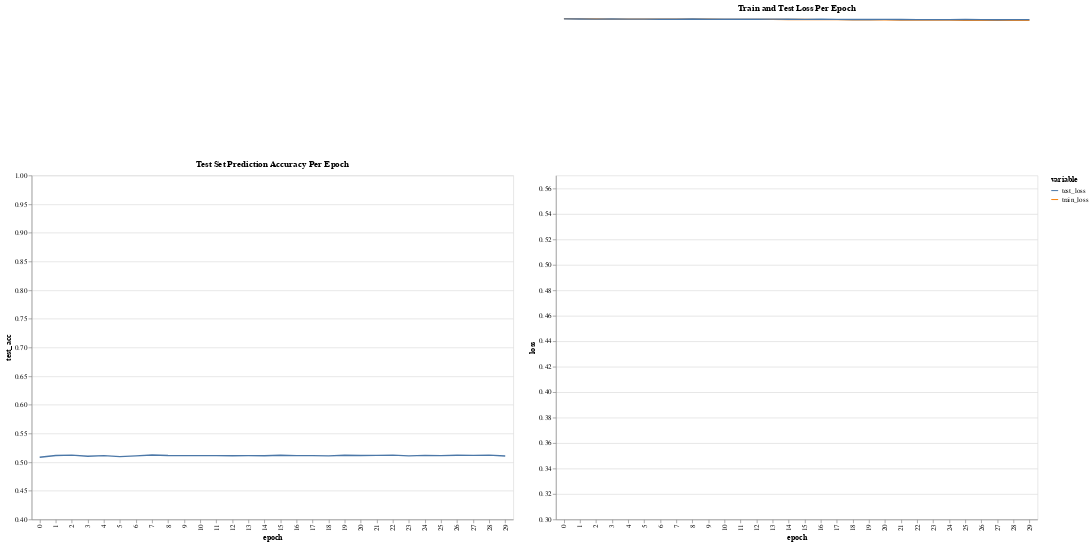

The notebook cell this image was saved under:
### Code cell
make_loss_plot(training_stats_nucleotides)

### Figure 1 — Vega specification as saved in the notebook (floating-point values rounded to 4 significant figures)
{"$schema": "https://vega.github.io/schema/vega/v5.json", "data": [{"name": "source_0", "values": [{"epoch": 0, "test_acc": 0.5084}, {"epoch": 1, "test_acc": 0.5116}, {"epoch": 2, "test_acc": 0.5122}, {"epoch": 3, "test_acc": 0.5102}, {"epoch": 4, "test_acc": 0.5113}, {"epoch": 5, "test_acc": 0.5096}, {"epoch": 6, "test_acc": 0.5109}, {"epoch": 7, "test_acc": 0.5123}, {"epoch": 8, "test_acc": 0.5114}, {"epoch": 9, "test_acc": 0.5114}, {"epoch": 10, "test_acc": 0.5112}, {"epoch": 11, "test_acc": 0.5113}, {"epoch": 12, "test_acc": 0.5111}, {"epoch": 13, "test_acc": 0.5114}, {"epoch": 14, "test_acc": 0.511}, {"epoch": 15, "test_acc": 0.5119}, {"epoch": 16, "test_acc": 0.5114}, {"epoch": 17, "test_acc": 0.5113}, {"epoch": 18, "test_acc": 0.5109}, {"epoch": 19, "test_acc": 0.512}, {"epoch": 20, "test_acc": 0.5115}, {"epoch": 21, "test_acc": 0.5118}, {"epoch": 22, "test_acc": 0.5121}, {"epoch": 23, "test_acc": 0.511}, {"epoch": 24, "test_acc": 0.5117}, {"epoch": 25, "test_acc": 0.5113}, {"epoch": 26, "test_acc": 0.512}, {"epoch": 27, "test_acc": 0.5118}, {"epoch": 28, "test_acc": 0.5122}, {"epoch": 29, "test_acc": 0.5106}]}, {"name": "source_1", "values": [{"epoch": 0, "variable": "train_loss", "loss": 0.6931}, {"epoch": 1, "variable": "train_loss", "loss": 0.6929}, {"epoch": 2, "variable": "train_loss", "loss": 0.6928}, {"epoch": 3, "variable": "train_loss", "loss": 0.6927}, {"epoch": 4, "variable": "train_loss", "loss": 0.6927}, {"epoch": 5, "variable": "train_loss", "loss": 0.6927}, {"epoch": 6, "variable": "train_loss", "loss": 0.6926}, {"epoch": 7, "variable": "train_loss", "loss": 0.6926}, {"epoch": 8, "variable": "train_loss", "loss": 0.6926}, {"epoch": 9, "variable": "train_loss", "loss": 0.6925}, {"epoch": 10, "variable": "train_loss", "loss": 0.6925}, {"epoch": 11, "variable": "train_loss", "loss": 0.6925}, {"epoch": 12, "variable": "train_loss", "loss": 0.6925}, {"epoch": 13, "variable": "train_loss", "loss": 0.6924}, {"epoch": 14, "variable": "train_loss", "loss": 0.6924}, {"epoch": 15, "variable": "train_loss", "loss": 0.6924}, {"epoch": 16, "variable": "train_loss", "loss": 0.6923}, {"epoch": 17, "variable": "train_loss", "loss": 0.6923}, {"epoch": 18, "variable": "train_loss", "loss": 0.6922}, {"epoch": 19, "variable": "train_loss", "loss": 0.6921}, {"epoch": 20, "variable": "train_loss", "loss": 0.6921}, {"epoch": 21, "variable": "train_loss", "loss": 0.692}, {"epoch": 22, "variable": "train_loss", "loss": 0.6919}, {"epoch": 23, "variable": "train_loss", "loss": 0.6919}, {"epoch": 24, "variable": "train_loss", "loss": 0.6919}, {"epoch": 25, "variable": "train_loss", "loss": 0.6918}, {"epoch": 26, "variable": "train_loss", "loss": 0.6918}, {"epoch": 27, "variable": "train_loss", "loss": 0.6918}, {"epoch": 28, "variable": "train_loss", "loss": 0.6917}, {"epoch": 29, "variable": "train_loss", "loss": 0.6917}, {"epoch": 0, "variable": "test_loss", "loss": 0.6929}, {"epoch": 1, "variable": "test_loss", "loss": 0.6928}, {"epoch": 2, "variable": "test_loss", "loss": 0.6927}, {"epoch": 3, "variable": "test_loss", "loss": 0.6927}, {"epoch": 4, "variable": "test_loss", "loss": 0.6927}, {"epoch": 5, "variable": "test_loss", "loss": 0.6927}, {"epoch": 6, "variable": "test_loss", "loss": 0.6926}, {"epoch": 7, "variable": "test_loss", "loss": 0.6926}, {"epoch": 8, "variable": "test_loss", "loss": 0.6928}, {"epoch": 9, "variable": "test_loss", "loss": 0.6926}, {"epoch": 10, "variable": "test_loss", "loss": 0.6926}, {"epoch": 11, "variable": "test_loss", "loss": 0.6926}, {"epoch": 12, "variable": "test_loss", "loss": 0.6926}, {"epoch": 13, "variable": "test_loss", "loss": 0.6927}, {"epoch": 14, "variable": "test_loss", "loss": 0.6926}, {"epoch": 15, "variable": "test_loss", "loss": 0.6925}, {"epoch": 16, "variable": "test_loss", "loss": 0.6927}, {"epoch": 17, "variable": "test_loss", "loss": 0.6925}, {"epoch": 18, "variable": "test_loss", "loss": 0.6924}, {"epoch": 19, "variable": "test_loss", "loss": 0.6924}, {"epoch": 20, "variable": "test_loss", "loss": 0.6925}, {"epoch": 21, "variable": "test_loss", "loss": 0.6924}, {"epoch": 22, "variable": "test_loss", "loss": 0.6923}, {"epoch": 23, "variable": "test_loss", "loss": 0.6923}, {"epoch": 24, "variable": "test_loss", "loss": 0.6923}, {"epoch": 25, "variable": "test_loss", "loss": 0.6924}, {"epoch": 26, "variable": "test_loss", "loss": 0.6923}, {"epoch": 27, "variable": "test_loss", "loss": 0.6922}, {"epoch": 28, "variable": "test_loss", "loss": 0.6923}, {"epoch": 29, "variable": "test_loss", "loss": 0.6923}]}, {"name": "source_1_color_domain_variable", "values": [{"variable": "train_loss"}, {"variable": "test_loss"}]}, {"name": "source_0_concat_0_x_domain_epoch", "values": [{"epoch": 0}, {"epoch": 1}, {"epoch": 2}, {"epoch": 3}, {"epoch": 4}, {"epoch": 5}, {"epoch": 6}, {"epoch": 7}, {"epoch": 8}, {"epoch": 9}, {"epoch": 10}, {"epoch": 11}, {"epoch": 12}, {"epoch": 13}, {"epoch": 14}, {"epoch": 15}, {"epoch": 16}, {"epoch": 17}, {"epoch": 18}, {"epoch": 19}, {"epoch": 20}, {"epoch": 21}, {"epoch": 22}, {"epoch": 23}, {"epoch": 24}, {"epoch": 25}, {"epoch": 26}, {"epoch": 27}, {"epoch": 28}, {"epoch": 29}]}, {"name": "source_1_concat_1_x_domain_epoch", "values": [{"epoch": 0}, {"epoch": 1}, {"epoch": 2}, {"epoch": 3}, {"epoch": 4}, {"epoch": 5}, {"epoch": 6}, {"epoch": 7}, {"epoch": 8}, {"epoch": 9}, {"epoch": 10}, {"epoch": 11}, {"epoch": 12}, {"epoch": 13}, {"epoch": 14}, {"epoch": 15}, {"epoch": 16}, {"epoch": 17}, {"epoch": 18}, {"epoch": 19}, {"epoch": 20}, {"epoch": 21}, {"epoch": 22}, {"epoch": 23}, {"epoch": 24}, {"epoch": 25}, {"epoch": 26}, {"epoch": 27}, {"epoch": 28}, {"epoch": 29}]}], "signals": [{"name": "childWidth", "value": 700}], "marks": [{"type": "group", "name": "concat_0_group", "encode": {"update": {"width": {"signal": "childWidth"}, "height": {"signal": "height"}}}, "marks": [{"type": "line", "name": "concat_0_marks", "from": {"data": "source_0"}, "sort": {"field": "x"}, "encode": {"update": {"stroke": {"value": "#4c78a8"}, "x": {"field": "epoch", "scale": "concat_0_x"}, "defined": {"signal": "isValid(datum[\"test_acc\"]) && isFinite(+datum[\"test_acc\"])"}, "y": {"field": "test_acc", "scale": "concat_0_y"}}}, "style": ["line"]}], "axes": [{"scale": "concat_0_y", "grid": true, "aria": false, "gridScale": "concat_0_x", "domain": false, "tickCount": {"signal": "ceil(height/40)"}, "labels": false, "orient": "left", "minExtent": 0, "zindex": 0, "maxExtent": 0, "ticks": false}, {"scale": "concat_0_x", "orient": "bottom", "labelBaseline": "middle", "zindex": 0, "labelAlign": "right", "title": "epoch", "grid": false, "labelAngle": 270}, {"scale": "concat_0_y", "zindex": 0, "title": "test_acc", "grid": false, "tickCount": {"signal": "ceil(height/40)"}, "labelOverlap": true, "orient": "left"}], "title": {"text": "Test Set Prediction Accuracy Per Epoch", "frame": "group"}, "style": "cell"}, {"type": "group", "name": "concat_1_group", "encode": {"update": {"width": {"signal": "childWidth"}, "height": {"signal": "height"}}}, "marks": [{"type": "group", "name": "concat_1_pathgroup", "from": {"facet": {"data": "source_1", "name": "faceted_path_concat_1_main", "groupby": ["variable"]}}, "encode": {"update": {"width": {"field": {"signal": null, "datum": null, "group": "width", "parent": null}}, "height": {"field": {"signal": null, "datum": null, "group": "height", "parent": null}}}}, "marks": [{"type": "line", "name": "concat_1_marks", "from": {"data": "faceted_path_concat_1_main"}, "sort": {"field": "x"}, "encode": {"update": {"x": {"field": "epoch", "scale": "concat_1_x"}, "stroke": {"field": "variable", "scale": "color"}, "defined": {"signal": "isValid(datum[\"loss\"]) && isFinite(+datum[\"loss\"])"}, "y": {"field": "loss", "scale": "concat_1_y"}}}, "style": ["line"]}]}], "axes": [{"scale": "concat_1_y", "ticks": false, "tickCount": {"signal": "ceil(height/40)"}, "orient": "left", "aria": false, "grid": true, "domain": false, "labels": false, "maxExtent": 0, "gridScale": "concat_1_x", "minExtent": 0, "zindex": 0}, {"scale": "concat_1_x", "labelAngle": 270, "labelBaseline": "middle", "zindex": 0, "title": "epoch", "grid": false, "orient": "bottom", "labelAlign": "right"}, {"scale": "concat_1_y", "title": "loss", "grid": false, "labelOverlap": true, "tickCount": {"signal": "ceil(height/40)"}, "zindex": 0, "orient": "left"}], "title": {"text": "Train and Test Loss Per Epoch", "frame": "group"}, "style": "cell"}], "scales": [{"name": "color", "type": "ordinal", "domain": {"data": "source_1_color_domain_variable", "field": "variable", "sort": true}, "range": "category"}, {"name": "concat_0_x", "type": "point", "domain": {"data": "source_0_concat_0_x_domain_epoch", "field": "epoch", "sort": true}, "range": [0, {"signal": "childWidth"}], "padding": 0.5}, {"name": "concat_0_y", "type": "linear", "domain": [0.4, 1], "range": [{"signal": "height"}, 0], "zero": false}, {"name": "concat_1_x", "type": "point", "domain": {"data": "source_1_concat_1_x_domain_epoch", "field": "epoch", "sort": true}, "range": [0, {"signal": "childWidth"}], "padding": 0.5}, {"name": "concat_1_y", "type": "linear", "domain": [0.3, 0.57], "range": [{"signal": "height"}, 0], "zero": false}], "legends": [{"stroke": "color", "symbolType": "stroke", "title": "variable"}], "background": "white", "height": 500, "layout": {"padding": 20, "bounds": "full", "align": "each"}, "padding": 5}
